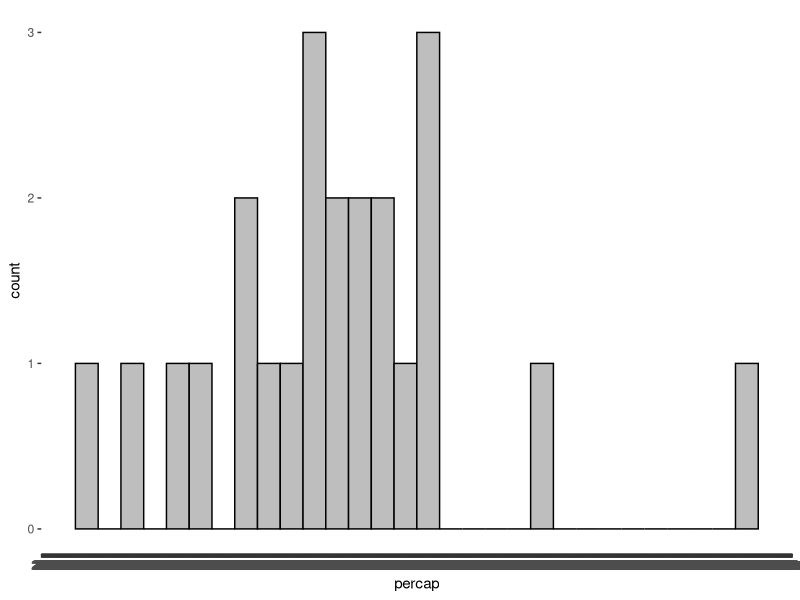

Reproduce this figure in R. (Note: this script raises an error after producing the figure.)
# Module 1
# Date July 5th 2022

##### Step 1: make a csv file from the given table #####
# the file as spaces so tsv might make errors, use csv just in case

data <- read.csv("Module1.csv", sep = ",", header = TRUE)


##### Step 2: Make ranks ####
#+ the rank function is in base package as rank() 
#+ but I actually used order() instead
#+ it's still in base package

ranked_data <- data[order(data$percap),]

library(ggplot2)
ggplot(data, aes(x=percap))+
  geom_histogram(color="black", fill="grey")+
  scale_x_continuous(breaks = seq(0,2500,))
  sjbalabs(x="Dietary trans fat intake (g/day)", y = "Count")+
  + #16
  theme(axis.title=element_text(size=50,face = 'bold'),
        axis.text.x = element_text(size=50),
        axis.text.y = element_text(size=50),
        axis.line = element_line(colour = "black"),
        panel.grid.major = element_blank(),
        panel.grid.minor = element_blank(),
        panel.border = element_blank(),
        panel.background = element_blank(),
        axis.line.x = element_line(colour = 'black', size=0.75, linetype='solid'),
        axis.line.y = element_line(colour = 'black', size=0.75, linetype='solid')
  )
plot(aofib_ddr_distribution)